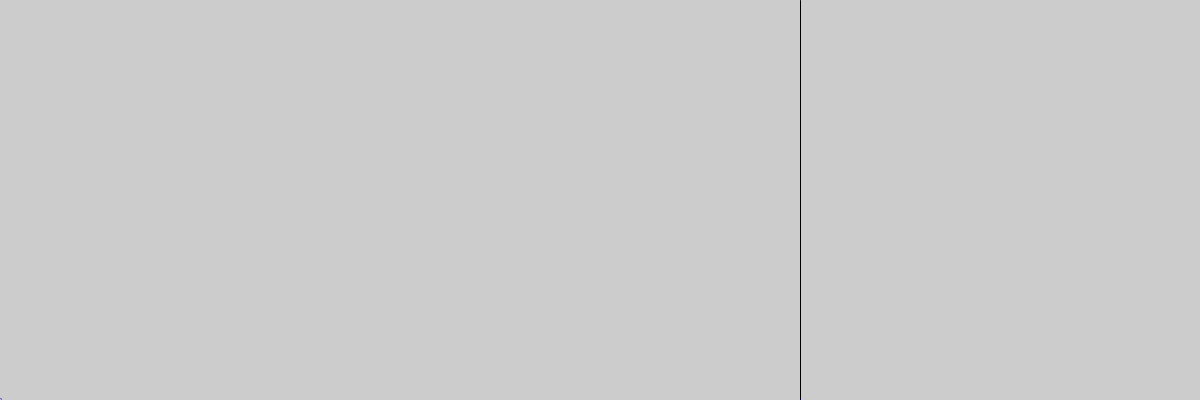
Frame 1 (no input)
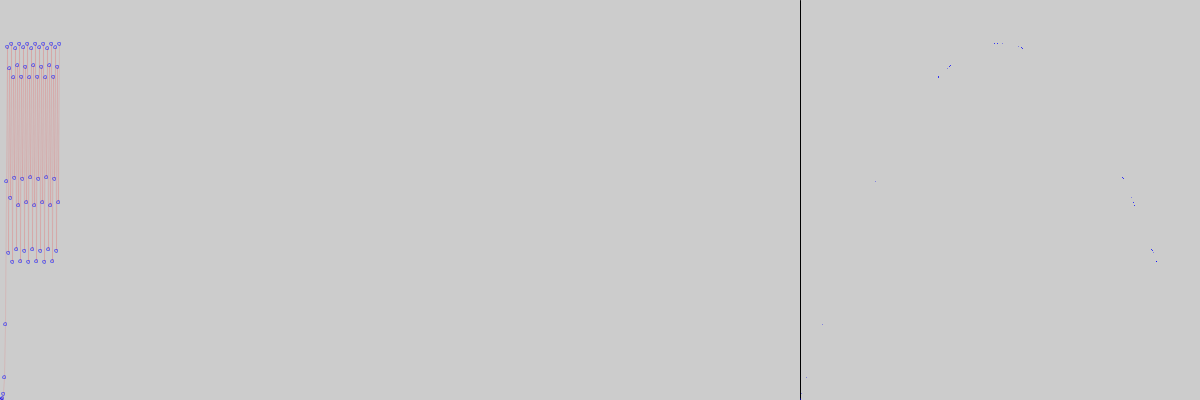
Frame 60 (the mouse pressed at the canvas centre just before this capture)
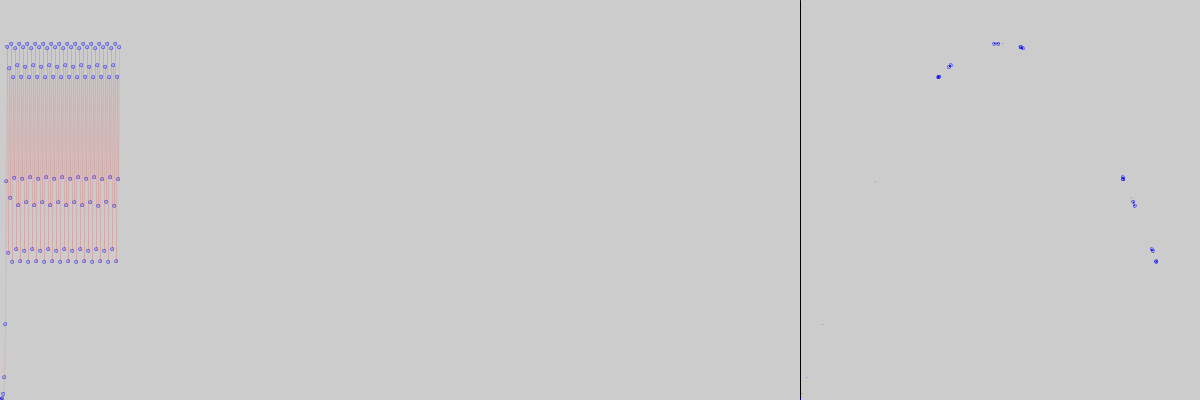
Frame 120 (the mouse held since frame 60 and released just before this capture)

The Processing sketch that drew these frames (run headless with seeded random() and noise(); from frame 60 on, the mouse is pressed at the canvas centre):

// Processing sketch: chaos7
// ── chaos7.pde
//Najprostszy (prawie) układ chaotyczny
//Parametry kontroli
//double R=1.99;//Atraktor punktowy
//double R=3.1;//Atraktor okresowy dwupunktowy
//double R=3;//Punk krytyczny
//double R=3.5;//4 punkty
//double R=3.55;//8 punktowy
double R=3.565;//Jeszcze okresowy, 14? pkt.
//double R=3.571;//Blisko granicy chaosu
//double R=3.575;//Chaos
//double R=3.58;//Chaos, 4 chmury
//double R=3.6;//Chaos - atraktor, 4 chmury i basen
//double R=4;//Chaos - sam atraktor bez basenu

double X=0.0001;//Zmienna stanu, stan układu
int FM=300;
int Rozbieg=100;

double uklad(double x)// Xn --> Xn+1
{
  return R*x*(1-x);//implementacja układu
}

void setup()
{
  size(1200,400);
  frameRate(FM);
  line(800,0,800,400);
  noFill();
}

float scale(double X)
{
  return 400-(float)X*400;
}

int N=0;
float G=0;
float B=255;
void draw()
{
 if(N<800)
 {
  double Xp=X;
  X=uklad(X);
  //println(N,X);
  stroke(255,0,0,25);
  line(N-1,scale(Xp),N,scale(X));
  stroke(0,G,B,128);
  ellipse(N,scale(X),3.0,3.0);
  point(800+(float)Xp*400,scale(X));
  if(N>Rozbieg)
    ellipse(800+(float)Xp*400,scale(X),3.0,3.0);
  N++;
 }
 else
 {
   N=0; 
   X=random(1.0);
   G=random(255);B=random(255);
 }
}
